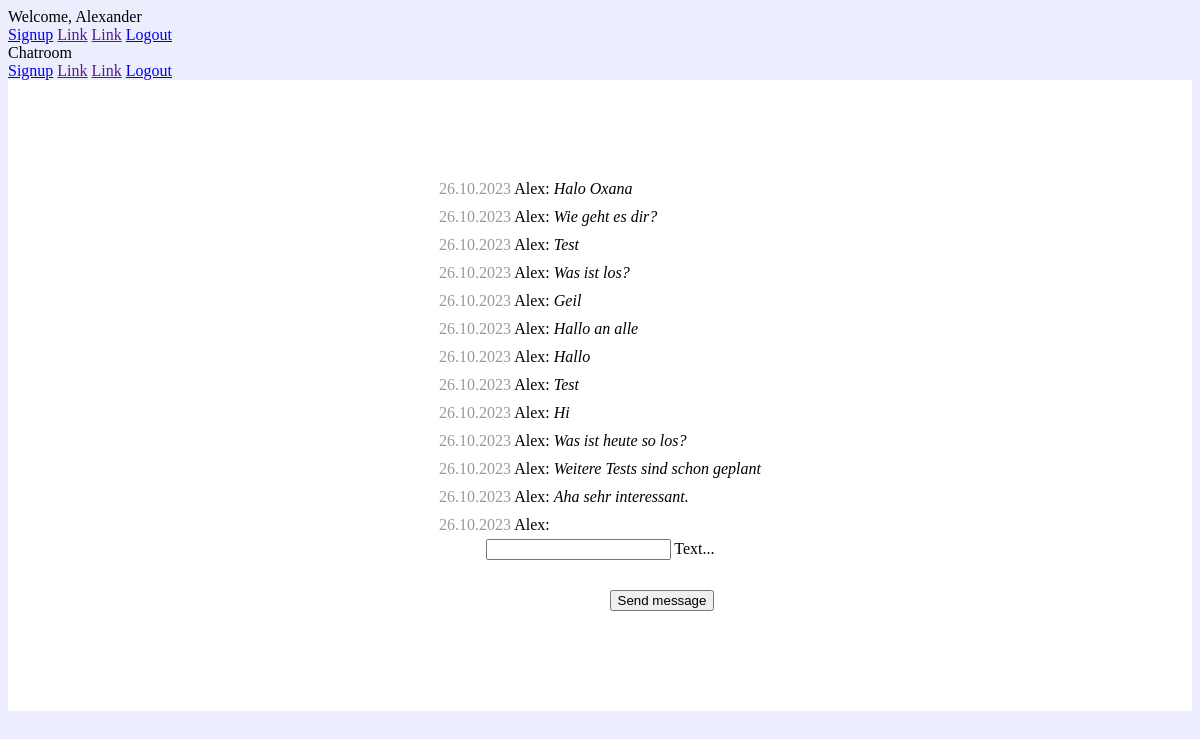
The page /chat/ (signed in) on the database as committed earlier.
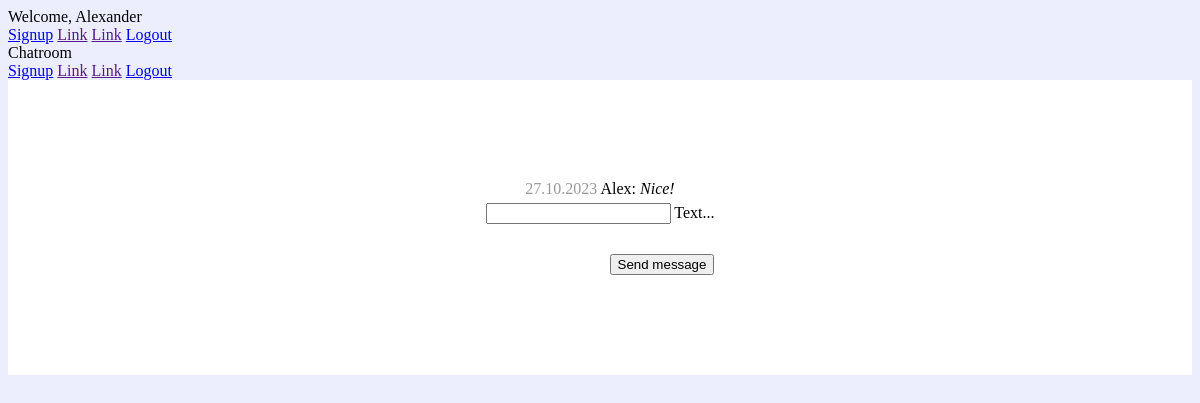
The same page on the database as committed later.
### chat/models.py (models this page shows)
class Message(models.Model):
    text = models.CharField(max_length=500)
    created_at = models.DateField(default=datetime.today)
    chat = models.ForeignKey(Chat, on_delete=models.CASCADE, related_name='chat_message_set', default=None, blank=True, null=True)
    author = models.ForeignKey(settings.AUTH_USER_MODEL, on_delete=models.CASCADE, related_name='author_message_set')
    receiver = models.ForeignKey(settings.AUTH_USER_MODEL, on_delete=models.CASCADE, related_name='receiver_message_set')

### chat/views.py (the view)
# urls.py: path('chat/', index, name='chat'),
@login_required(login_url='/login/')
def index(request):
    if request.method == 'POST':
        myChat = Chat.objects.get(id=1)
        new_Message = Message.objects.create(text=request.POST['textmessage'], chat=myChat, author=request.user, receiver=request.user)
        serialized_obj = serializers.serialize('json', [ new_Message, ])
        return JsonResponse(serialized_obj[1:-1], safe=False)
    chatMessages = Message.objects.filter(chat__id=1)
    return render(request, 'chat/index.html', {'messages' : chatMessages})

### chat/templates/chat/index.html (shortened to what this page needs)
{% extends 'base.html' %}
{% block content %}
  {% if request.user.is_authenticated %}
    <div id="messageContainer">
      {% for message in messages %}
        <div>
          <span class="colorGrey">{{ message.created_at|date:'d.m.Y' }}</span>
          <span class="senderName">{{ message.author.username }}:</span>
          <i>{{ message.text }}</i>
        </div>
      {% endfor %}
    </div>
    <form onsubmit="sendMessage(); return false" method="post">
      <div class="mdl-textfield mdl-js-textfield mdl-textfield--floating-label">
        <input class="mdl-textfield__input" name="textmessage" type="text" id="messageField" />
        <label class="mdl-textfield__label" for="messageField">Text...</label>
      </div>
      <button class="mdl-button mdl-js-button mdl-button--raised mdl-button--colored buttonHover">Send message</button>
    </form>
  {% else %}
    <h1>Not signed-in</h1>
    <p>
      You are not signed-in! <br />
      Please click <a href="/login/">here</a>
    </p>
  {% endif %}
{% endblock %}

### templates/base.html (shortened to what this page needs)
<!DOCTYPE html>
<html lang="en">
<head>
    {% load static %}
    <link rel="stylesheet" href="https://code.getmdl.io/1.3.0/material.indigo-pink.min.css">
    <link rel="stylesheet" href="{% static 'css/style.css' %}">
</head>
<body>
    <div class="mdl-layout mdl-js-layout mdl-layout--fixed-header">
        <header class="mdl-layout__header">
            <div class="mdl-layout__header-row">
                <span class="mdl-layout-title">
                    {% if request.user.is_authenticated %}
                    Welcome, {{ request.user.first_name }}
                    {% else %}
                    Welcome! Please log in.
                    {% endif %}
                </span>
                <nav class="mdl-navigation mdl-layout--large-screen-only">
                    <a class="mdl-navigation__link" href="{% url 'signup' %}">Signup</a>
                    <a class="mdl-navigation__link" href="">Link</a>
                    <a class="mdl-navigation__link" href="">Link</a>
                    <a class="mdl-navigation__link" href="{% url 'logout' %}" >Logout</a>
                </nav>
            </div>
        </header>
        <div class="mdl-layout__drawer">
            <span class="mdl-layout-title">Chatroom</span>
            <nav class="mdl-navigation">
                <a class="mdl-navigation__link" href="{% url 'signup' %}">Signup</a>
                <a class="mdl-navigation__link" href="">Link</a>
                <a class="mdl-navigation__link" href="">Link</a>
                <a class="mdl-navigation__link" href="{% url 'logout' %}" >Logout</a>
            </nav>
        </div>
        <main class="mdl-layout__content">
            <div class="page-content">
                {% block content %}
                {% endblock %}
            </div>
        </main>
    </div>
</body>
</html>

### static/css/style.css (style rules this page uses)
body { background-color: #eceefe; }
.page-content { background-color: white; display: flex; flex-direction: column; align-items: center; padding: 100px; }
.colorGrey { color: rgba(0, 0, 0, 0.4); }
form { display: flex; flex-direction: column; gap: 30px; align-items: flex-end; }
#messageContainer { display: flex; flex-direction: column; gap: 5px; }
.buttonHover { transition: all 225ms ease-in-out; }

Rows that differ between the two databases and show on the page:
removed Message: created_at "26.10.2023", author.username "Alex", text "Halo Oxana"
removed Message: created_at "26.10.2023", author.username "Alex", text "Wie geht es dir?"
removed Message: created_at "26.10.2023", author.username "Alex", text "Test"
removed Message: created_at "26.10.2023", author.username "Alex", text "Was ist los?"
removed Message: created_at "26.10.2023", author.username "Alex", text "Geil"
removed Message: created_at "26.10.2023", author.username "Alex", text "Hallo an alle"
removed Message: created_at "26.10.2023", author.username "Alex", text "Hallo"
removed Message: created_at "26.10.2023", author.username "Alex", text "Test"
removed Message: created_at "26.10.2023", author.username "Alex", text "Hi"
removed Message: created_at "26.10.2023", author.username "Alex", text "Was ist heute so los?"
removed Message: created_at "26.10.2023", author.username "Alex", text "Weitere Tests sind schon geplant"
removed Message: created_at "26.10.2023", author.username "Alex", text "Aha sehr interessant."
removed Message: created_at "26.10.2023", author.username "Alex"
added Message: created_at "27.10.2023", author.username "Alex", text "Nice!"
